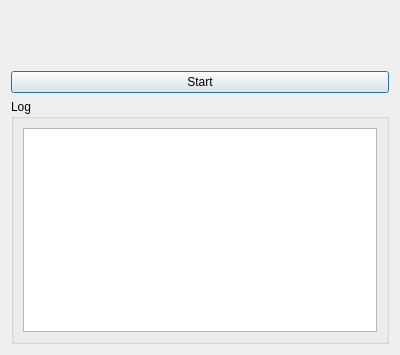
<?xml version="1.0" encoding="UTF-8"?>
<ui version="4.0">
 <class>NodeDialog</class>
 <widget class="QDialog" name="NodeDialog">
  <property name="geometry">
   <rect>
    <x>0</x>
    <y>0</y>
    <width>400</width>
    <height>355</height>
   </rect>
  </property>
  <property name="windowTitle">
   <string>Dialog</string>
  </property>
  <layout class="QVBoxLayout" name="verticalLayout">
   <item>
    <widget class="QLabel" name="lblNodeId">
     <property name="font">
      <font>
       <family>Rubik</family>
       <pointsize>30</pointsize>
       <bold>true</bold>
      </font>
     </property>
     <property name="text">
      <string/>
     </property>
     <property name="alignment">
      <set>Qt::AlignmentFlag::AlignCenter</set>
     </property>
    </widget>
   </item>
   <item>
    <widget class="QPushButton" name="btnEnable">
     <property name="text">
      <string>Start</string>
     </property>
    </widget>
   </item>
   <item>
    <widget class="QGroupBox" name="groupBox">
     <property name="title">
      <string>Log</string>
     </property>
     <layout class="QVBoxLayout" name="verticalLayout_2">
      <item>
       <widget class="QTextEdit" name="teLog"/>
      </item>
     </layout>
    </widget>
   </item>
  </layout>
 </widget>
 <resources/>
 <connections/>
</ui>
